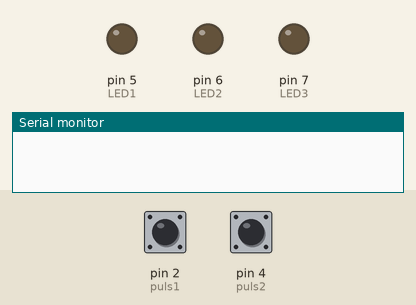
Bench run of a sketch on a simulated Arduino Uno, built with avr-gcc and run on an emulated ATmega328P. Parts: output pins drawn as LEDs (lit = HIGH), the last lines printed to the serial monitor. Dashed ring = blinking. Inputs (shaded band) come from the test bench; at power-on: pin 2 (puls1) LOW, pin 4 (puls2) LOW.

Above: at 1.2 s.
1.3 s: pin 2 (puls1) pulled HIGH for 0.15 s
At 1.46 s:
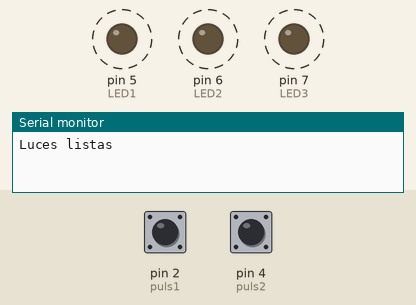
5.3 s: pin 2 (puls1) pulled HIGH for 3.2 s
At 9.8 s:
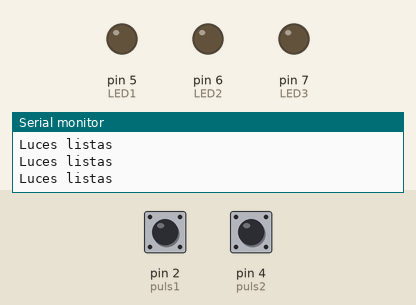
Timing chart, 0 to 11.3 s (numbered marks = the images above; inputs shaded):
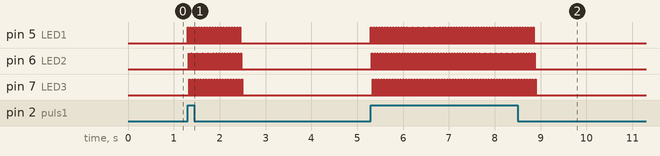

The sketch:

Ej2.ino
```cpp
int LED1=5;
int LED2=6;
int LED3=7;
int puls1=2;
int puls2=4;
int tiempo=200;
int n=0;

void setup() {
  // put your setup code here, to run once:
  pinMode(LED1, OUTPUT);
  pinMode(LED2, OUTPUT);
  pinMode(LED3, OUTPUT);
  pinMode(puls1, INPUT);
  pinMode(puls2, INPUT);
  Serial.begin(9600);
}

void loop() {
  // put your main code here, to run repeatedly:
  int bt1= digitalRead(puls1);
  int bt2= digitalRead(puls2);

  if(bt1==HIGH){
    Serial.println("Luces listas");
    for(n=0;n<20;n++){
    digitalWrite(LED1,HIGH);
    delay(10);
    digitalWrite(LED1,LOW);
    delay(10);
    digitalWrite(LED2,HIGH);
    delay(10);
    digitalWrite(LED2,LOW);
    delay(10);
    digitalWrite(LED3,HIGH);
    delay(10);
    digitalWrite(LED3,LOW);
    delay(10);
    }
  }
  if(bt2==HIGH){
    digitalWrite(LED1,LOW);
    digitalWrite(LED2,LOW);
    digitalWrite(LED3,LOW);
    Serial.println("Luces apagadas");
    delay(tiempo);
    }

}
```

Measured:
- after the input at 1.3 s, pin 5 (LED1), pin 6 (LED2), pin 7 (LED3): alternates HIGH for 0.01 s and LOW for 0.05 s, 40 changes in all, then stays LOW, starting at once
- after the input at 5.3 s, pin 5 (LED1), pin 6 (LED2), pin 7 (LED3): alternates HIGH for 0.01 s and LOW for 0.05 s, 120 changes in all, then stays LOW, starting at once
